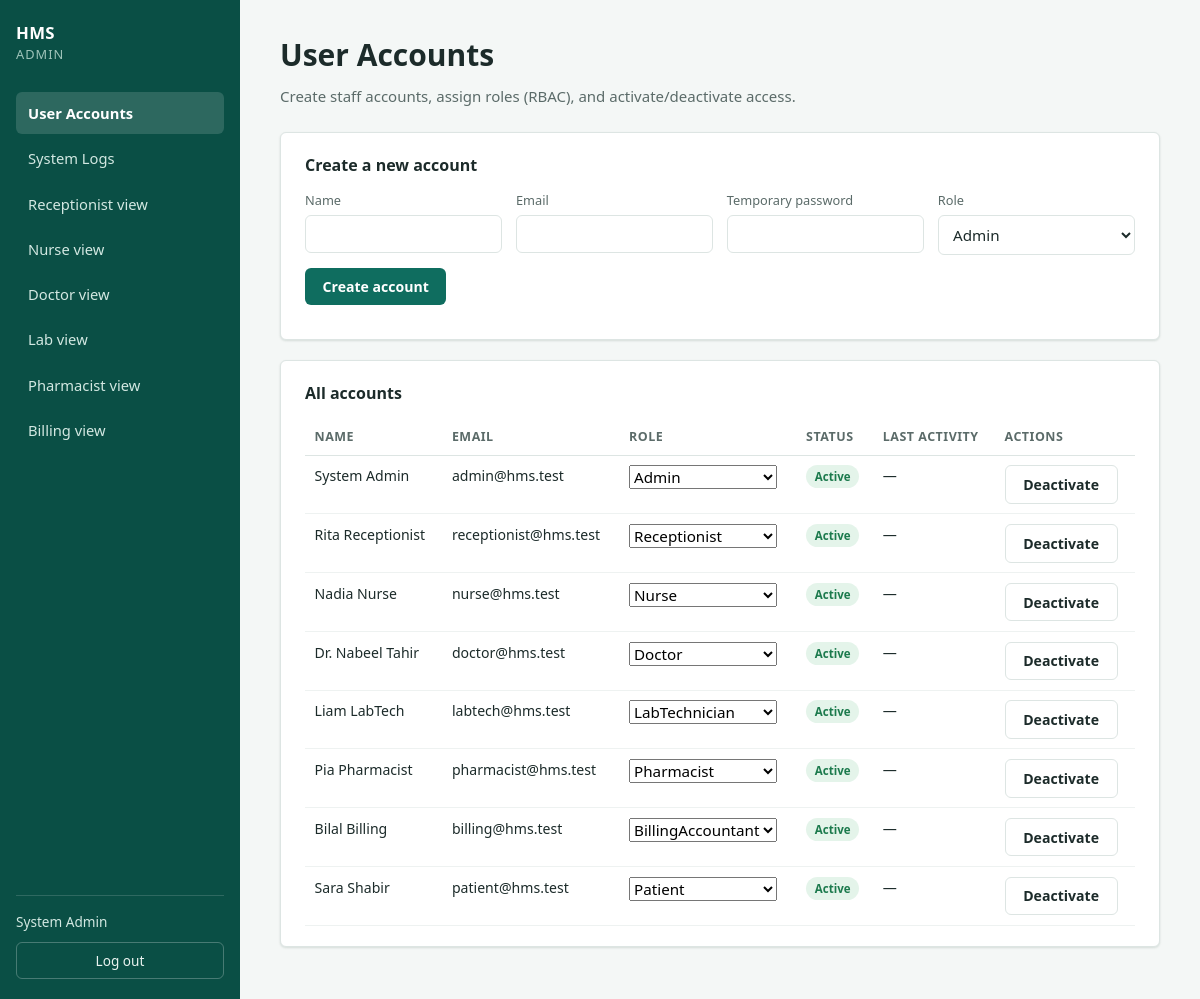
The page /admin/users.php (signed in) on the database its author committed.
### tables this page shows
CREATE TABLE IF NOT EXISTS users (
  id INT AUTO_INCREMENT PRIMARY KEY,
  name VARCHAR(150) NOT NULL,
  email VARCHAR(150) NOT NULL UNIQUE,
  password VARCHAR(255) NOT NULL,
  role ENUM('Admin','Receptionist','Nurse','Doctor','LabTechnician','Pharmacist','BillingAccountant','Patient') NOT NULL,
  is_active TINYINT(1) NOT NULL DEFAULT 1,
  last_activity_at DATETIME NULL,
  created_at DATETIME NOT NULL DEFAULT CURRENT_TIMESTAMP
);

### includes/auth.php (called while the page is built, shortened)
<?php
require_once __DIR__ . '/../config/db.php';
function require_login(): array
{
    global $pdo;
    $stmt = $pdo->prepare('SELECT id, name, email, role, is_active FROM users WHERE id = ?');
    $stmt->execute([$_SESSION['user_id']]);
    $user = $stmt->fetch();
    $stmt = $pdo->prepare('UPDATE users SET last_activity_at = NOW() WHERE id = ?');
    $stmt->execute([$user['id']]);
    return $user;
}
function require_role(array $allowedRoles): array
{
    $user = require_login();
    return $user;
}

### admin/users.php (the view, shortened to what this page needs)
<?php
require_once __DIR__ . '/../includes/auth.php';
$user = require_role(['Admin']);
$users = $pdo->query('SELECT id, name, email, role, is_active, last_activity_at FROM users ORDER BY created_at DESC')->fetchAll();
$roles = ['Admin', 'Receptionist', 'Nurse', 'Doctor', 'LabTechnician', 'Pharmacist', 'BillingAccountant', 'Patient'];
require __DIR__ . '/../includes/header.php';
?>
<div class="page-header">
  <h1>User Accounts</h1>
  <p>Create staff accounts, assign roles (RBAC), and activate/deactivate access.</p>
</div>
<div class="card">
  <h3>Create a new account</h3>
  <form method="post" class="form-grid">
    <div class="field"><label>Name</label><input type="text" name="name" required></div>
    <div class="field"><label>Email</label><input type="email" name="email" required></div>
    <div class="field"><label>Temporary password</label><input type="text" name="password" required></div>
    <div class="field">
      <label>Role</label>
      <select name="role" required>
        <?php foreach ($roles as $r): ?><option value="<?= $r ?>"><?= $r ?></option><?php endforeach; ?>
      </select>
    </div>
    <div class="field" style="align-self:end;"><button type="submit" class="btn btn-primary">Create account</button></div>
  </form>
</div>
<div class="card">
  <h3>All accounts</h3>
  <table>
    <thead><tr><th>Name</th><th>Email</th><th>Role</th><th>Status</th><th>Last activity</th><th>Actions</th></tr></thead>
    <tbody>
    <?php foreach ($users as $u): ?>
      <tr>
        <td><?= htmlspecialchars($u['name']) ?></td>
        <td><?= htmlspecialchars($u['email']) ?></td>
        <td>
          <form method="post" class="inline-form">
            <select name="role" onchange="this.form.submit()">
              <?php foreach ($roles as $r): ?>
                <option value="<?= $r ?>" <?= $u['role'] === $r ? 'selected' : '' ?>><?= $r ?></option>
              <?php endforeach; ?>
            </select>
          </form>
        </td>
        <td><?php if ($u['is_active']): ?><span class="badge badge-success">Active</span><?php else: ?><span class="badge badge-danger">Inactive</span><?php endif; ?></td>
        <td><?= htmlspecialchars($u['last_activity_at'] ?? '—') ?></td>
        <td>
          <form method="post" class="inline-form">
            <button type="submit" class="btn btn-outline"><?= $u['is_active'] ? 'Deactivate' : 'Activate' ?></button>
          </form>
        </td>
      </tr>
    <?php endforeach; ?>
    </tbody>
  </table>
</div>
<?php require __DIR__ . '/../includes/footer.php'; ?>

### includes/header.php (shortened to what this page needs)
<!DOCTYPE html>
<html lang="en">
<head>
  <link rel="stylesheet" href="/assets/style.css">
</head>
<body>
<div class="app-shell">
  <?php require __DIR__ . '/sidebar.php'; ?>
  <main class="main-content">

### includes/sidebar.php
<?php
$role = $user['role'] ?? '';
$navByRole = [
    'Receptionist'       => [['/receptionist/index.php', 'Check-in & Patients'], ['/receptionist/appointments.php', 'Appointments']],
    'Nurse'              => [['/nurse/index.php', 'Waiting Queue']],
    'Doctor'             => [['/doctor/index.php', 'Consultation Queue']],
    'LabTechnician'      => [['/lab/index.php', 'Lab Worklist']],
    'Pharmacist'         => [['/pharmacist/index.php', 'Prescription Queue'], ['/pharmacist/inventory.php', 'Inventory']],
    'BillingAccountant'  => [['/billing/index.php', 'Encounters to Bill']],
    'Patient'            => [['/patient/index.php', 'My Portal']],
    'Admin'              => [['/admin/users.php', 'User Accounts'], ['/admin/logs.php', 'System Logs']],
];
$links = $navByRole[$role] ?? [];
$currentPath = parse_url($_SERVER['REQUEST_URI'], PHP_URL_PATH);
?>
<aside class="sidebar">
  <div class="sidebar-brand">HMS</div>
  <div class="sidebar-role"><?= htmlspecialchars($role) ?></div>
  <nav class="sidebar-nav">
    <?php foreach ($links as [$href, $label]): ?>
      <a class="sidebar-link<?= $currentPath === $href ? ' active' : '' ?>" href="<?= htmlspecialchars($href) ?>">
        <?= htmlspecialchars($label) ?>
      </a>
    <?php endforeach; ?>
    <?php if ($role === 'Admin'): ?>
      <a class="sidebar-link" href="/receptionist/index.php">Receptionist view</a>
      <a class="sidebar-link" href="/nurse/index.php">Nurse view</a>
      <a class="sidebar-link" href="/doctor/index.php">Doctor view</a>
      <a class="sidebar-link" href="/lab/index.php">Lab view</a>
      <a class="sidebar-link" href="/pharmacist/index.php">Pharmacist view</a>
      <a class="sidebar-link" href="/billing/index.php">Billing view</a>
    <?php endif; ?>
  </nav>
  <div class="sidebar-footer">
    <div style="font-size:0.85rem;margin-bottom:0.6rem;color:#d3e8e2;">
      <?= htmlspecialchars($user['name'] ?? '') ?>
    </div>
    <form method="post" action="/logout.php">
      <button type="submit" class="logout-btn">Log out</button>
    </form>
  </div>
</aside>

### includes/footer.php
  </main>
</div>
</body>
</html>

### assets/style.css (style rules this page uses)
:root { --color-bg: #f4f7f6; --color-surface: #ffffff; --color-border: #dde5e3; --color-text: #1c2b2a; --color-text-muted: #5b6b69; --color-primary: #0f6d5f; --color-primary-dark: #0a4f45; --color-primary-tint: #e4f2ef; --color-danger: #b3261e; --color-danger-tint: #fbe9e7; --color-success: #1c7a4d; --font-display: 'Segoe UI', sans-serif; --font-body: 'Segoe UI', Arial, sans-serif; --radius: 6px; --shadow-card: 0 1px 3px rgba(15, 46, 41, 0.08), 0 1px 2px rgba(15, 46, 41, 0.06); }
* { box-sizing: border-box; }
html, body { height: 100%; }
body { margin: 0; background: var(--color-bg); color: var(--color-text); font-family: var(--font-body); font-size: 15px; line-height: 1.5; }
h1, h2, h3, h4 { font-family: var(--font-display); font-weight: 600; margin: 0 0 0.5rem 0; }
a { color: var(--color-primary); }
button { font-family: var(--font-body); cursor: pointer; }
input, select, textarea { font-family: var(--font-body); font-size: 0.95rem; }
.app-shell { display: flex; min-height: 100vh; }
.sidebar { width: 240px; flex-shrink: 0; background: var(--color-primary-dark); color: #eaf3f0; display: flex; flex-direction: column; padding: 1.25rem 1rem; }
.sidebar-brand { font-weight: 700; font-size: 1.05rem; letter-spacing: 0.02em; color: #fff; }
.sidebar-role { font-size: 0.8rem; color: #9fc4ba; margin-bottom: 1.75rem; text-transform: uppercase; letter-spacing: 0.08em; }
.sidebar-nav { display: flex; flex-direction: column; gap: 0.25rem; flex: 1; }
.sidebar-link { padding: 0.6rem 0.75rem; border-radius: var(--radius); color: #d3e8e2; text-decoration: none; font-size: 0.92rem; }
.sidebar-link.active { background: rgba(255,255,255,0.14); color: #fff; font-weight: 600; }
.sidebar-footer { border-top: 1px solid rgba(255,255,255,0.15); padding-top: 1rem; margin-top: 1rem; }
.logout-btn { width: 100%; background: transparent; border: 1px solid rgba(255,255,255,0.25); color: #eaf3f0; padding: 0.5rem 0.75rem; border-radius: var(--radius); font-size: 0.85rem; }
.main-content { flex: 1; padding: 2rem 2.5rem; max-width: 1100px; }
.page-header { margin-bottom: 1.5rem; }
.page-header p { color: var(--color-text-muted); margin: 0.25rem 0 0 0; }
.card { background: var(--color-surface); border: 1px solid var(--color-border); border-radius: var(--radius); box-shadow: var(--shadow-card); padding: 1.25rem 1.5rem; margin-bottom: 1.25rem; }
.card h3 { font-size: 1rem; margin-bottom: 0.9rem; }
.form-grid { display: grid; grid-template-columns: repeat(auto-fit, minmax(180px, 1fr)); gap: 0.85rem; margin-bottom: 0.9rem; }
.field label { display: block; font-size: 0.8rem; color: var(--color-text-muted); margin-bottom: 0.3rem; }
.field input, .field select, .field textarea { width: 100%; padding: 0.5rem 0.65rem; border: 1px solid var(--color-border); border-radius: var(--radius); background: #fff; color: var(--color-text); }
.btn { display: inline-flex; align-items: center; gap: 0.4rem; padding: 0.55rem 1.1rem; border-radius: var(--radius); border: none; font-weight: 600; font-size: 0.88rem; }
.btn-primary { background: var(--color-primary); color: #fff; }
.btn-outline { background: transparent; border: 1px solid var(--color-border); color: var(--color-text); }
table { width: 100%; border-collapse: collapse; font-size: 0.88rem; }
th { text-align: left; color: var(--color-text-muted); font-weight: 600; font-size: 0.78rem; text-transform: uppercase; letter-spacing: 0.04em; padding: 0.5rem 0.6rem; border-bottom: 1px solid var(--color-border); }
td { padding: 0.6rem; border-bottom: 1px solid #eef2f1; vertical-align: top; }
.badge { display: inline-block; padding: 0.18rem 0.55rem; border-radius: 999px; font-size: 0.72rem; font-weight: 600; background: var(--color-primary-tint); color: var(--color-primary-dark); }
.badge-success { background: #e4f4ea; color: var(--color-success); }
.inline-form { display: flex; gap: 0.6rem; flex-wrap: wrap; align-items: flex-end; }

### rows shown on the page
users: role "ADMIN", name "System Admin", email "admin@hms.test", role "Admin", is_active "Active", last_activity_at "—"
users: name "Rita Receptionist", email "receptionist@hms.test", role "Receptionist", is_active "Active", last_activity_at "—"
users: name "Nadia Nurse", email "nurse@hms.test", role "Nurse", is_active "Active", last_activity_at "—"
users: name "Dr. Nabeel Tahir", email "doctor@hms.test", role "Doctor", is_active "Active", last_activity_at "—"
users: name "Liam LabTech", email "labtech@hms.test", role "LabTechnician", is_active "Active", last_activity_at "—"
users: name "Pia Pharmacist", email "pharmacist@hms.test", role "Pharmacist", is_active "Active", last_activity_at "—"
users: name "Bilal Billing", email "billing@hms.test", role "BillingAccountant", is_active "Active", last_activity_at "—"
users: name "Sara Shabir", email "patient@hms.test", role "Patient", is_active "Active", last_activity_at "—"

### other values the page prints
$label "User Accounts"
$label "System Logs"
form field role "Admin"
